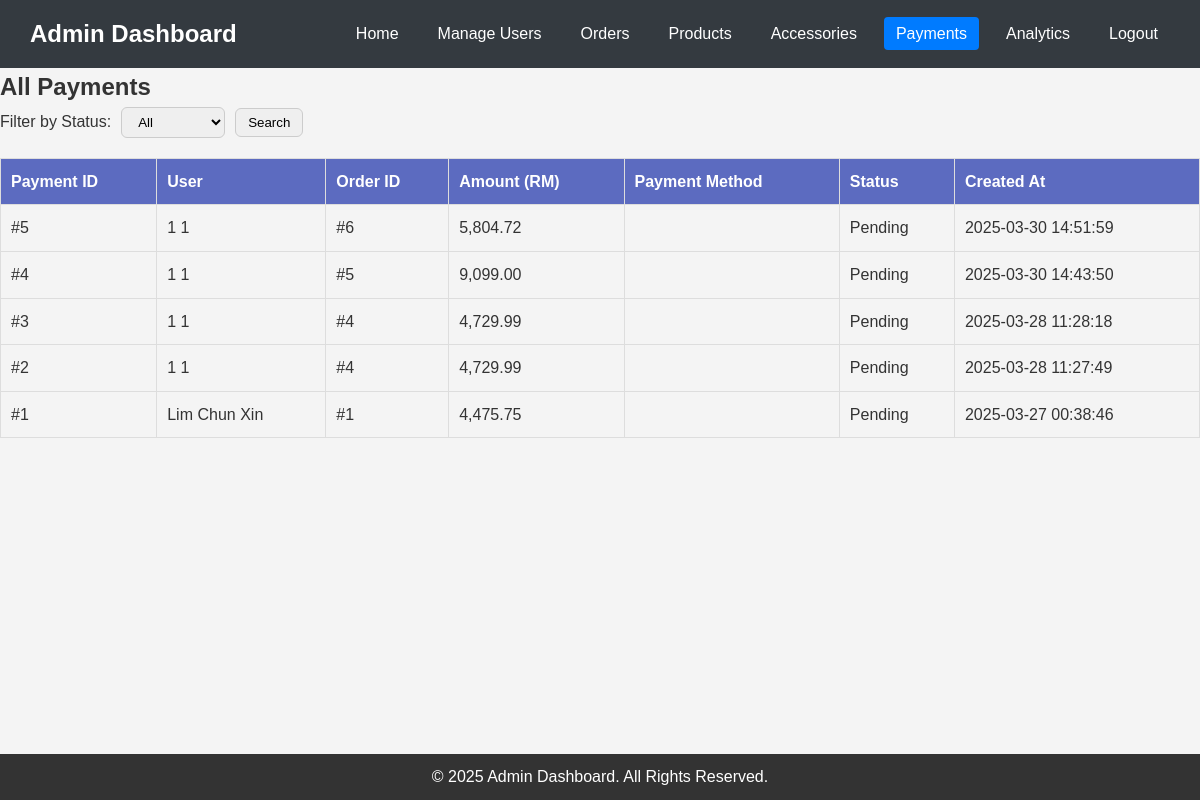
The app's page /admin/adminpage/payments.php, older data.
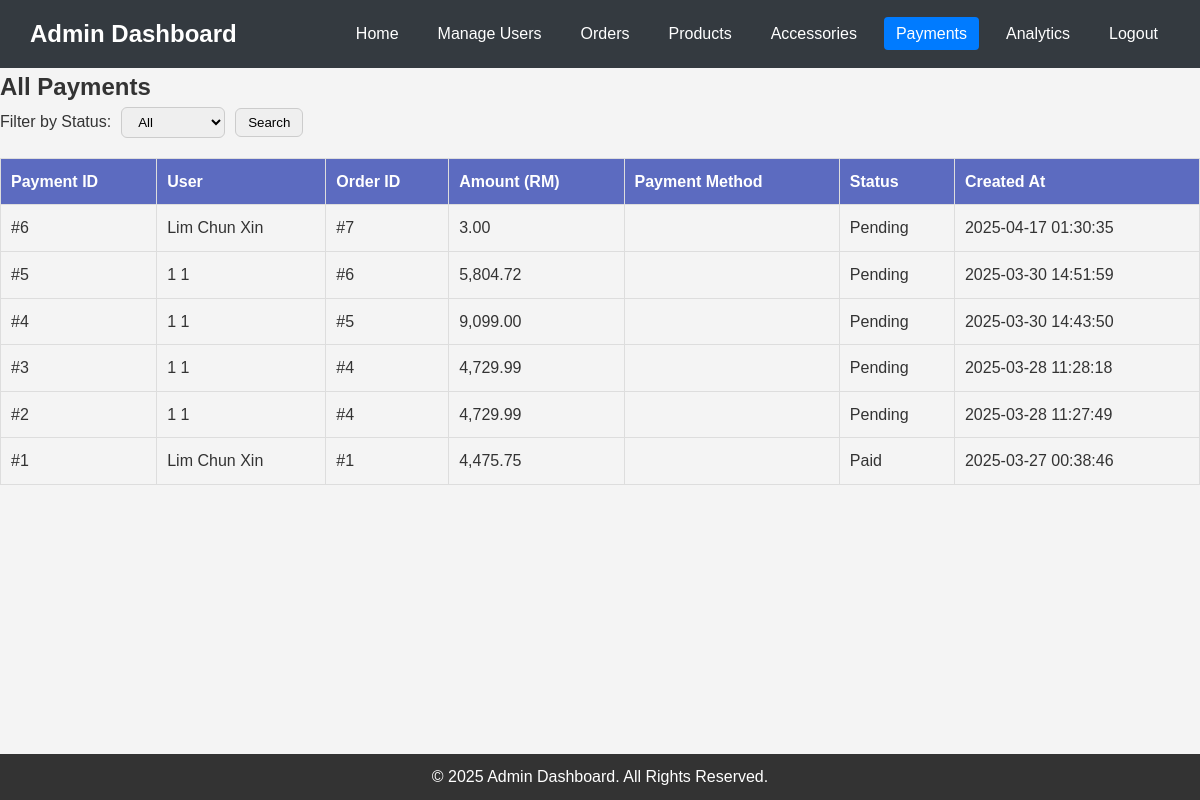
The same page, newer data.
### tables this page shows
CREATE TABLE `payments` (
  `id` int(11) NOT NULL,
  `order_id` int(11) DEFAULT NULL,
  `user_id` int(11) DEFAULT NULL,
  `amount` decimal(10,2) NOT NULL,
  `payment_method` varchar(50) NOT NULL,
  `status` enum('Pending','Paid','Failed','Refunded') DEFAULT 'Pending',
  `created_at` timestamp NOT NULL DEFAULT current_timestamp()
);

CREATE TABLE `users` (
  `id` int(11) NOT NULL,
  `username` varchar(50) NOT NULL,
  `first_name` varchar(50) NOT NULL,
  `last_name` varchar(50) NOT NULL,
  `email` varchar(100) NOT NULL,
  `phone_number` varchar(20) NOT NULL,
  `address` text NOT NULL,
  `password` varchar(255) NOT NULL,
  `created_at` timestamp NOT NULL DEFAULT current_timestamp(),
  `safe_key_question` varchar(255) NOT NULL,
  `safe_key_answer` varchar(255) NOT NULL,
  `role` enum('admin','user') NOT NULL DEFAULT 'user'
);

CREATE TABLE `orders` (
  `id` int(11) NOT NULL,
  `user_id` int(11) DEFAULT NULL,
  `total_price` decimal(10,2) NOT NULL,
  `delivery_method` enum('Delivery','Collection') NOT NULL,
  `status` enum('Pending','Processing','Shipped','Delivered','Cancelled') DEFAULT 'Pending',
  `created_at` timestamp NOT NULL DEFAULT current_timestamp()
);

### admin/adminpage/payments.php (the view, shortened to what this page needs)
<?php
include __DIR__ . "../../../backend/db_connect.php";
$sql = "SELECT p.*, u.first_name, u.last_name, o.id AS order_number
        FROM payments p
        LEFT JOIN users u ON p.user_id = u.id
        LEFT JOIN orders o ON p.order_id = o.id";
$sql .= " ORDER BY p.created_at DESC";
$stmt = $conn->prepare($sql);
$stmt->execute();
$payments_result = $stmt->get_result();
?>
<!DOCTYPE html>
<html lang="en">
<head>
    <link rel="stylesheet" href="../adminstyle/payment.css">
</head>
<body>
    <header>
        <div class="logo">
            <h1>Admin Dashboard</h1>
        </div>
        <nav>
            <ul>
                <li><a href="MainPage.php">Home</a></li>
                <li><a href="manageUsers.php">Manage Users</a></li>
                <li><a href="orders.php">Orders</a></li>
                <li><a href="products.php">Products</a></li>
                <li><a href="accessories.php">Accessories</a></li>
                <li><a href="payments.php" class="active">Payments</a></li>
                <li><a href="analytics.php">Analytics</a></li>
                <li><a href="../../backend/admin/authenticate/logout.php">Logout</a></li>
            </ul>
        </nav>
    </header>
    <section class="user-management">
        <h2>All Payments</h2>
        <form class="filter-form" method="get">
            <label for="status">Filter by Status:</label>
            <select name="status" id="status">
                <option value="">All</option>
            </select>
            <button type="submit">Search</button>
        </form>
        <?php if ($payments_result->num_rows > 0): ?>
        <table>
            <thead>
                <tr>
                    <th>Payment ID</th>
                    <th>User</th>
                    <th>Order ID</th>
                    <th>Amount (RM)</th>
                    <th>Payment Method</th>
                    <th>Status</th>
                    <th>Created At</th>
                </tr>
            </thead>
            <tbody>
                <?php while ($payment = $payments_result->fetch_assoc()): ?>
                <tr>
                    <td>#<?= $payment['id'] ?></td>
                    <td><?= $payment['first_name'] . " " . $payment['last_name'] ?></td>
                    <td>#<?= $payment['order_number'] ?></td>
                    <td><?= number_format($payment['amount'], 2) ?></td>
                    <td><?= $payment['payment_method'] ?></td>
                    <td><?= $payment['status'] ?></td>
                    <td><?= $payment['created_at'] ?></td>
                </tr>
                <?php endwhile; ?>
            </tbody>
        </table>
        <?php else: ?>
        <p>No payment records found.</p>
        <?php endif; ?>
    </section>
    <footer>
        <p>&copy; 2025 Admin Dashboard. All Rights Reserved.</p>
    </footer>
</body>
</html>

Row changes from the older to the newer data that the page shows:
added payments: id "6", user.first_name "Lim", user.last_name "Chun Xin", order "7", amount "3.00", status "Pending", created_at "2025-04-17 01:30:35"
changed payments id 1: status "Pending" → "Paid"
